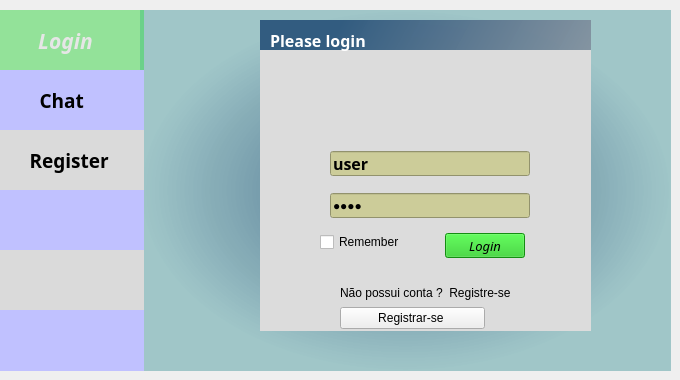
    <widget class="QWidget" name="page_2">
     <widget class="QLabel" name="label_6">
      <property name="geometry">
       <rect>
        <x>260</x>
        <y>20</y>
        <width>331</width>
        <height>301</height>
       </rect>
      </property>
      <property name="styleSheet">
       <string notr="true">background-color: qlineargradient(spread:pad, x1:0, y1:0.506, x2:1, y2:1, stop:0 rgba(50, 92, 128, 255), stop:1 rgba(179, 179, 179, 247));</string>
      </property>
      <property name="text">
       <string/>
      </property>
     </widget>
     <widget class="QLabel" name="label_7">
      <property name="geometry">
       <rect>
        <x>260</x>
        <y>50</y>
        <width>331</width>
        <height>281</height>
       </rect>
      </property>
      <property name="styleSheet">
       <string notr="true">background-color: rgb(220, 220, 220);</string>
      </property>
      <property name="text">
       <string/>
      </property>
     </widget>
     <widget class="QLabel" name="label_4">
      <property name="geometry">
       <rect>
        <x>270</x>
        <y>30</y>
        <width>261</width>
        <height>21</height>
       </rect>
      </property>
      <property name="font">
       <font>
        <family>Maiandra GD</family>
        <pointsize>12</pointsize>
        <weight>75</weight>
        <bold>true</bold>
       </font>
      </property>
      <property name="styleSheet">
       <string notr="true">color: rgb(255, 255, 255);</string>
      </property>
      <property name="text">
       <string>Please login</string>
      </property>
     </widget>
     <widget class="QLabel" name="label_8">
      <property name="geometry">
       <rect>
        <x>0</x>
        <y>10</y>
        <width>144</width>
        <height>361</height>
       </rect>
      </property>
      <property name="maximumSize">
       <size>
        <width>144</width>
        <height>400</height>
       </size>
      </property>
      <property name="styleSheet">
       <string notr="true">background-color: rgb(220, 220, 220);</string>
      </property>
      <property name="text">
       <string/>
      </property>
     </widget>
     <widget class="QLabel" name="label_9">
      <property name="geometry">
       <rect>
        <x>140</x>
        <y>10</y>
        <width>531</width>
        <height>361</height>
       </rect>
      </property>
      <property name="styleSheet">
       <string notr="true">background-color: qradialgradient(spread:pad, cx:0.5, cy:0.5, radius:0.5, fx:0.5, fy:0.5, stop:0 rgba(50, 92, 128, 228), stop:1 rgba(117, 176, 179, 165));</string>
      </property>
      <property name="text">
       <string/>
      </property>
     </widget>
     <widget class="QLabel" name="label_10">
      <property name="geometry">
       <rect>
        <x>0</x>
        <y>10</y>
        <width>144</width>
        <height>61</height>
       </rect>
      </property>
      <property name="maximumSize">
       <size>
        <width>144</width>
        <height>400</height>
       </size>
      </property>
      <property name="font">
       <font>
        <family>Microsoft YaHei</family>
        <pointsize>16</pointsize>
        <weight>75</weight>
        <italic>true</italic>
        <bold>true</bold>
       </font>
      </property>
      <property name="layoutDirection">
       <enum>Qt::RightToLeft</enum>
      </property>
      <property name="styleSheet">
       <string notr="true">background-color: rgba(32, 234, 49, 100);
color: rgb(230, 230, 230);</string>
      </property>
      <property name="text">
       <string>       Login</string>
      </property>
     </widget>
     <widget class="QLabel" name="label_12">
      <property name="geometry">
       <rect>
        <x>0</x>
        <y>130</y>
        <width>144</width>
        <height>61</height>
       </rect>
      </property>
      <property name="maximumSize">
       <size>
        <width>144</width>
        <height>400</height>
       </size>
      </property>
      <property name="font">
       <font>
        <family>Microsoft YaHei</family>
        <pointsize>14</pointsize>
        <weight>75</weight>
        <italic>false</italic>
        <bold>true</bold>
       </font>
      </property>
      <property name="layoutDirection">
       <enum>Qt::RightToLeft</enum>
      </property>
      <property name="styleSheet">
       <string notr="true">background-color: rgb(218, 218, 218);</string>
      </property>
      <property name="text">
       <string>      Register</string>
      </property>
     </widget>
     <widget class="QLabel" name="label_13">
      <property name="geometry">
       <rect>
        <x>0</x>
        <y>70</y>
        <width>144</width>
        <height>61</height>
       </rect>
      </property>
      <property name="maximumSize">
       <size>
        <width>144</width>
        <height>400</height>
       </size>
      </property>
      <property name="font">
       <font>
        <family>Microsoft YaHei</family>
        <pointsize>14</pointsize>
        <weight>75</weight>
        <italic>false</italic>
        <bold>true</bold>
       </font>
      </property>
      <property name="layoutDirection">
       <enum>Qt::RightToLeft</enum>
      </property>
      <property name="styleSheet">
       <string notr="true">background-color: rgb(192, 193, 255);</string>
      </property>
      <property name="text">
       <string>        Chat</string>
      </property>
     </widget>
     <widget class="QLabel" name="label_42">
      <property name="geometry">
       <rect>
        <x>0</x>
        <y>250</y>
        <width>144</width>
        <height>61</height>
       </rect>
      </property>
      <property name="maximumSize">
       <size>
        <width>144</width>
        <height>400</height>
       </size>
      </property>
      <property name="font">
       <font>
        <family>Microsoft YaHei</family>
        <pointsize>14</pointsize>
        <weight>75</weight>
        <italic>false</italic>
        <bold>true</bold>
       </font>
      </property>
      <property name="layoutDirection">
       <enum>Qt::RightToLeft</enum>
      </property>
      <property name="styleSheet">
       <string notr="true">background-color: rgb(218, 218, 218);</string>
      </property>
      <property name="text">
       <string/>
      </property>
     </widget>
     <widget class="QLabel" name="label_43">
      <property name="geometry">
       <rect>
        <x>0</x>
        <y>190</y>
        <width>144</width>
        <height>61</height>
       </rect>
      </property>
      <property name="maximumSize">
       <size>
        <width>144</width>
        <height>400</height>
       </size>
      </property>
      <property name="font">
       <font>
        <family>Microsoft YaHei</family>
        <pointsize>14</pointsize>
        <weight>75</weight>
        <italic>false</italic>
        <bold>true</bold>
       </font>
      </property>
      <property name="layoutDirection">
       <enum>Qt::RightToLeft</enum>
      </property>
      <property name="styleSheet">
       <string notr="true">background-color: rgb(192, 193, 255);</string>
      </property>
      <property name="text">
       <string/>
      </property>
     </widget>
     <widget class="QLabel" name="label_44">
      <property name="geometry">
       <rect>
        <x>0</x>
        <y>310</y>
        <width>144</width>
        <height>61</height>
       </rect>
      </property>
      <property name="maximumSize">
       <size>
        <width>144</width>
        <height>400</height>
       </size>
      </property>
      <property name="font">
       <font>
        <family>Microsoft YaHei</family>
        <pointsize>14</pointsize>
        <weight>75</weight>
        <italic>false</italic>
        <bold>true</bold>
       </font>
      </property>
      <property name="layoutDirection">
       <enum>Qt::RightToLeft</enum>
      </property>
      <property name="styleSheet">
       <string notr="true">background-color: rgb(192, 193, 255);</string>
      </property>
      <property name="text">
       <string/>
      </property>
     </widget>
     <widget class="QWidget" name="gridLayoutWidget">
      <property name="geometry">
       <rect>
        <x>320</x>
        <y>140</y>
        <width>221</width>
        <height>89</height>
       </rect>
      </property>
      <layout class="QGridLayout" name="gridLayout">
       <item row="0" column="0">
        <widget class="QLineEdit" name="Usuario">
         <property name="maximumSize">
          <size>
           <width>200</width>
           <height>25</height>
          </size>
         </property>
         <property name="font">
          <font>
           <family>Maiandra GD</family>
           <pointsize>12</pointsize>
           <weight>75</weight>
           <bold>true</bold>
          </font>
         </property>
         <property name="accessibleDescription">
          <string>User</string>
         </property>
         <property name="styleSheet">
          <string notr="true">background-color: rgb(204, 204, 153);</string>
         </property>
         <property name="text">
          <string>user</string>
         </property>
         <property name="placeholderText">
          <string>user</string>
         </property>
        </widget>
       </item>
       <item row="1" column="0">
        <widget class="QLineEdit" name="Senha">
         <property name="maximumSize">
          <size>
           <width>200</width>
           <height>25</height>
          </size>
         </property>
         <property name="styleSheet">
          <string notr="true">background-color: rgb(204, 204, 153);</string>
         </property>
         <property name="text">
          <string>user</string>
         </property>
         <property name="echoMode">
          <enum>QLineEdit::Password</enum>
         </property>
        </widget>
       </item>
      </layout>
     </widget>
     <widget class="QWidget" name="gridLayoutWidget_2">
      <property name="geometry">
       <rect>
        <x>320</x>
        <y>230</y>
        <width>90</width>
        <height>25</height>
       </rect>
      </property>
      <layout class="QGridLayout" name="gridLayout_2">
       <item row="0" column="0">
        <widget class="QCheckBox" name="checkBox">
         <property name="text">
          <string>Remember</string>
         </property>
        </widget>
       </item>
      </layout>
     </widget>
     <widget class="QWidget" name="gridLayoutWidget_3">
      <property name="geometry">
       <rect>
        <x>280</x>
        <y>260</y>
        <width>291</width>
        <height>69</height>
       </rect>
      </property>
      <layout class="QGridLayout" name="gridLayout_3">
       <item row="1" column="0">
        <widget class="QLabel" name="label_3">
         <property name="maximumSize">
          <size>
           <width>191</width>
           <height>20</height>
          </size>
         </property>
         <property name="text">
          <string>Não possui conta ?  Registre-se</string>
         </property>
        </widget>
       </item>
       <item row="0" column="0">
        <widget class="QLabel" name="label_warning">
         <property name="maximumSize">
          <size>
           <width>350</width>
           <height>20</height>
          </size>
         </property>
         <property name="font">
          <font>
           <family>Nirmala UI</family>
           <pointsize>8</pointsize>
           <weight>75</weight>
           <bold>true</bold>
          </font>
         </property>
         <property name="styleSheet">
          <string notr="true">color: rgb(255, 1, 1);</string>
         </property>
         <property name="text">
          <string/>
         </property>
        </widget>
       </item>
       <item row="2" column="0">
        <widget class="QPushButton" name="Registrarse">
         <property name="maximumSize">
          <size>
           <width>145</width>
           <height>100</height>
          </size>
         </property>
         <property name="text">
          <string>Registrar-se </string>
         </property>
        </widget>
       </item>
      </layout>
     </widget>
     <widget class="QWidget" name="gridLayoutWidget_4">
      <property name="geometry">
       <rect>
        <x>440</x>
        <y>230</y>
        <width>91</width>
        <height>31</height>
       </rect>
      </property>
      <layout class="QGridLayout" name="gridLayout_4">
       <item row="0" column="0">
        <widget class="QPushButton" name="Login">
         <property name="maximumSize">
          <size>
           <width>80</width>
           <height>25</height>
          </size>
         </property>
         <property name="palette">
          <palette>
           <active>
            <colorrole role="Button">
             <brush brushstyle="SolidPattern">
              <color alpha="255">
               <red>28</red>
               <green>198</green>
               <blue>25</blue>
              </color>
             </brush>
            </colorrole>
            <colorrole role="Base">
             <brush brushstyle="SolidPattern">
              <color alpha="255">
               <red>28</red>
               <green>198</green>
               <blue>25</blue>
              </color>
             </brush>
            </colorrole>
            <colorrole role="Window">
             <brush brushstyle="SolidPattern">
              <color alpha="255">
               <red>28</red>
               <green>198</green>
               <blue>25</blue>
              </color>
             </brush>
            </colorrole>
           </active>
           <inactive>
            <colorrole role="Button">
             <brush brushstyle="SolidPattern">
              <color alpha="255">
               <red>28</red>
               <green>198</green>
               <blue>25</blue>
              </color>
             </brush>
            </colorrole>
            <colorrole role="Base">
             <brush brushstyle="SolidPattern">
              <color alpha="255">
               <red>28</red>
               <green>198</green>
               <blue>25</blue>
              </color>
             </brush>
            </colorrole>
            <colorrole role="Window">
             <brush brushstyle="SolidPattern">
              <color alpha="255">
               <red>28</red>
               <green>198</green>
               <blue>25</blue>
              </color>
             </brush>
            </colorrole>
           </inactive>
           <disabled>
            <colorrole role="Button">
             <brush brushstyle="SolidPattern">
              <color alpha="255">
               <red>28</red>
               <green>198</green>
               <blue>25</blue>
              </color>
             </brush>
            </colorrole>
            <colorrole role="Base">
             <brush brushstyle="SolidPattern">
              <color alpha="255">
               <red>28</red>
               <green>198</green>
               <blue>25</blue>
              </color>
             </brush>
            </colorrole>
            <colorrole role="Window">
             <brush brushstyle="SolidPattern">
              <color alpha="255">
               <red>28</red>
               <green>198</green>
               <blue>25</blue>
              </color>
             </brush>
            </colorrole>
           </disabled>
          </palette>
         </property>
         <property name="font">
          <font>
           <family>Lucida Sans Unicode</family>
           <pointsize>10</pointsize>
           <italic>true</italic>
          </font>
         </property>
         <property name="styleSheet">
          <string notr="true">background-color: rgb(28, 198, 25);</string>
         </property>
         <property name="text">
          <string>Login</string>
         </property>
        </widget>
       </item>
      </layout>
     </widget>
     <widget class="QWidget" name="gridLayoutWidget_5">
      <property name="geometry">
       <rect>
        <x>330</x>
        <y>50</y>
        <width>191</width>
        <height>91</height>
       </rect>
      </property>
      <layout class="QGridLayout" name="gridLayout_5">
       <item row="0" column="0">
        <widget class="QLabel" name="label_22">
         <property name="toolTip">
          <string>&lt;html&gt;&lt;head/&gt;&lt;body&gt;&lt;p&gt;&lt;img src=&quot;:/fundos/logochat.png&quot;/&gt;&lt;/p&gt;&lt;/body&gt;&lt;/html&gt;</string>
         </property>
         <property name="styleSheet">
          <string notr="true">background-image: url(:/fundos/logoanao.png);</string>
         </property>
         <property name="text">
          <string/>
         </property>
        </widget>
       </item>
      </layout>
     </widget>
     <zorder>label_8</zorder>
     <zorder>label_9</zorder>
     <zorder>label_6</zorder>
     <zorder>label_7</zorder>
     <zorder>label_4</zorder>
     <zorder>gridLayoutWidget</zorder>
     <zorder>gridLayoutWidget_2</zorder>
     <zorder>gridLayoutWidget_3</zorder>
     <zorder>gridLayoutWidget_4</zorder>
     <zorder>gridLayoutWidget_5</zorder>
     <zorder>label_10</zorder>
     <zorder>label_13</zorder>
     <zorder>label_12</zorder>
     <zorder>label_43</zorder>
     <zorder>label_42</zorder>
     <zorder>label_44</zorder>
    </widget>
